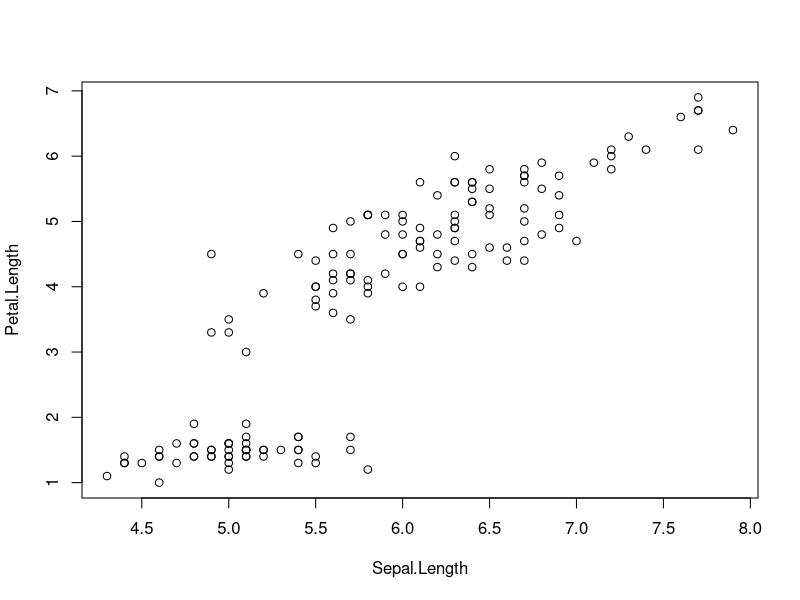

Generate this figure with R:
## ---- chunk 1
summary(iris)
## ---- chunk 2
plot(iris[c("Sepal.Length", "Petal.Length")])
